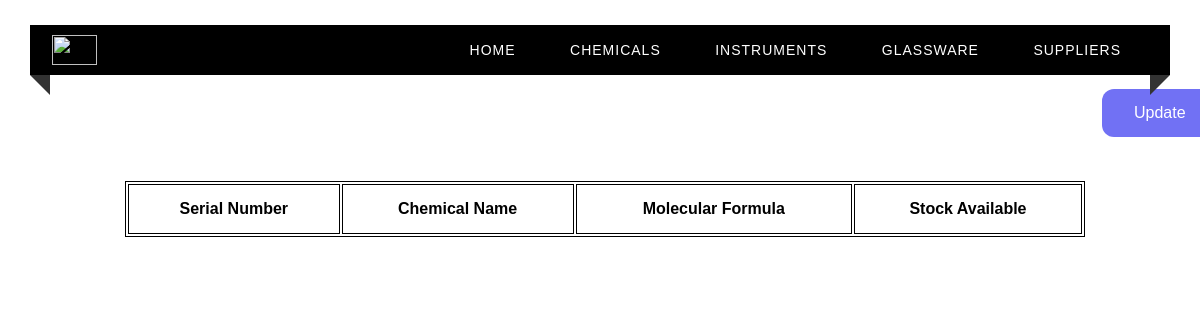
Before: /chemicals with the older database file.
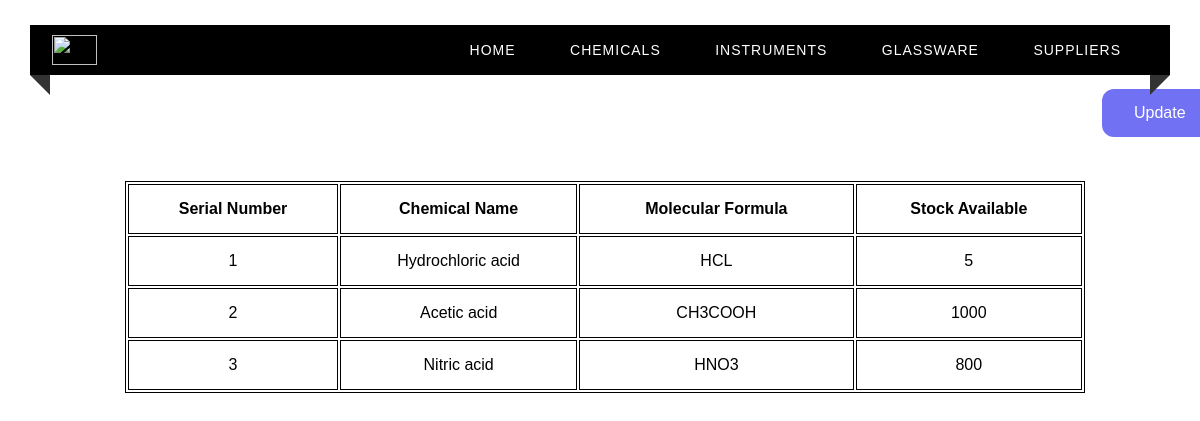
After: the same page with the newer database file.
### tables this page shows
CREATE TABLE CHEMICALS(
    Sno INTEGER(4)  UNIQUE,
    Chem_Name VARCHAR(50) PRIMARY KEY,
    Molecular_Formula VARCHAR(20),
    Stock_Available DECIMAL(9,3) NOT NULL
);

### app.py (the view)
@app.route("/chemicals")
def chemicals() :
    c = get_db()
    cur = c.cursor()
    cur.execute("SELECT * from CHEMICALS")
    return render_template("chemicals.html", test = cur.fetchall())

### app.py (called while the page is built)
def get_db():
    db = getattr(g, '_database', None)
    if db is None:
        db = g._database = sqlite3.connect(DATABASE)
    return db

@app.teardown_appcontext
def close_connection(exception):
    db = getattr(g, '_database', None)
    if db is not None:
        db.close()

### templates/chemicals.html (shortened to what this page needs)
<html>
<head>
    <link rel="stylesheet" type="text/css" href="../static/home.css">
</head>
<body>
<div class="custom-padding">
        <nav>
            <div class="logo"><img src = "../static/nieLogo.png" width = "45px", height = "30px"></div>
            <ul class="menu-area">
                <li><a href="/">Home</a></li>
                <li><a href="/chemicals">Chemicals</a></li>
                <li><a href="/instruments">Instruments</a></li>
                <li><a href="/glassware">Glassware</a></li>
                <li><a href="/suppliers">Suppliers</a></li>
            </ul>
        </nav>
        <a href="/login" class="button">Update</a>
        <div class="tab">
          <table align="center" style="margin-left : 125px; margin-top : 50px;">
              <th>Serial Number</th>
              <th>Chemical Name </th>
              <th>Molecular Formula</th>
              <th>Stock Available</th>
            {% for row in test %}
            <tr>
                <td> {{ row[0] }}</td>
                <td> {{ row[1] }}</td>
                <td> {{ row[2] }}</td>
                <td> {{ row[3] }}</td>
            </tr>
            {% endfor %}
          </table>
        </div>
    </div>
</body>
</html>

### static/home.css (style rules this page uses)
* { margin: 0; padding: 0; outline: 0; box-sizing: border-box; }
body { background-image: url(books4.png) no-repeat center fixed; background-size: cover; background-position: center; }
.menu-area li a { text-decoration: none; }
.menu-area li { list-style-type: none; }
.custom-padding { padding-top: 25px; }
nav { position: relative; width: calc(100% - 60px); margin: 0 auto; padding: 10px 0; background: #000000; z-index: 1; text-align: right; padding-right: 2%; font-family: sans-serif; }
.logo { width: 15%; float: left; text-transform: uppercase; color: #fff; font-size: 25px; text-align: left; padding-left: 2%; }
.menu-area li { display: inline-block; }
.menu-area a { color: #fff; font-weight: 300; letter-spacing: 1px; text-transform: uppercase; display: block; padding: 0 25px; font-size: 14px; line-height: 30px; position: relative; z-index: 1; }
nav:before { position: absolute; content: ''; border-top: 10px solid #333; border-right: 10px solid #333; border-left: 10px solid transparent; border-bottom: 10px solid transparent; top: 100%; left: 0; }
nav:after { position: absolute; content: ''; border-top: 10px solid #333; border-left: 10px solid #333; border-right: 10px solid transparent; border-bottom: 10px solid transparent; top: 100%; right: 0; }
body { margin: 0; padding: 0; background: url(books3.jpg) no-repeat center fixed; background-size: cover; background-position: center; font-family: sans-serif; }

### templates/chemicals.html (style rules this page uses)
.button { background-color: #7171F4; border: none; color: white; padding: 15px 32px; text-align: center; text-decoration: none; display: inline-block; font-size: 16px; margin: 4px 2px; cursor: pointer; border-radius: 12px; position: relative; left: 1100px; top: 10px; }
table { width: 80%; border: 1px solid black; }
th,td { height: 50px; border: 1px solid black; text-align: center; }

Changed rows visible on the page:
added CHEMICALS: Sno "1", Chem_Name "Hydrochloric acid", Molecular_Formula "HCL", Stock_Available "5"
added CHEMICALS: Sno "2", Chem_Name "Acetic acid", Molecular_Formula "CH3COOH", Stock_Available "1000"
added CHEMICALS: Sno "3", Chem_Name "Nitric acid", Molecular_Formula "HNO3", Stock_Available "800"
